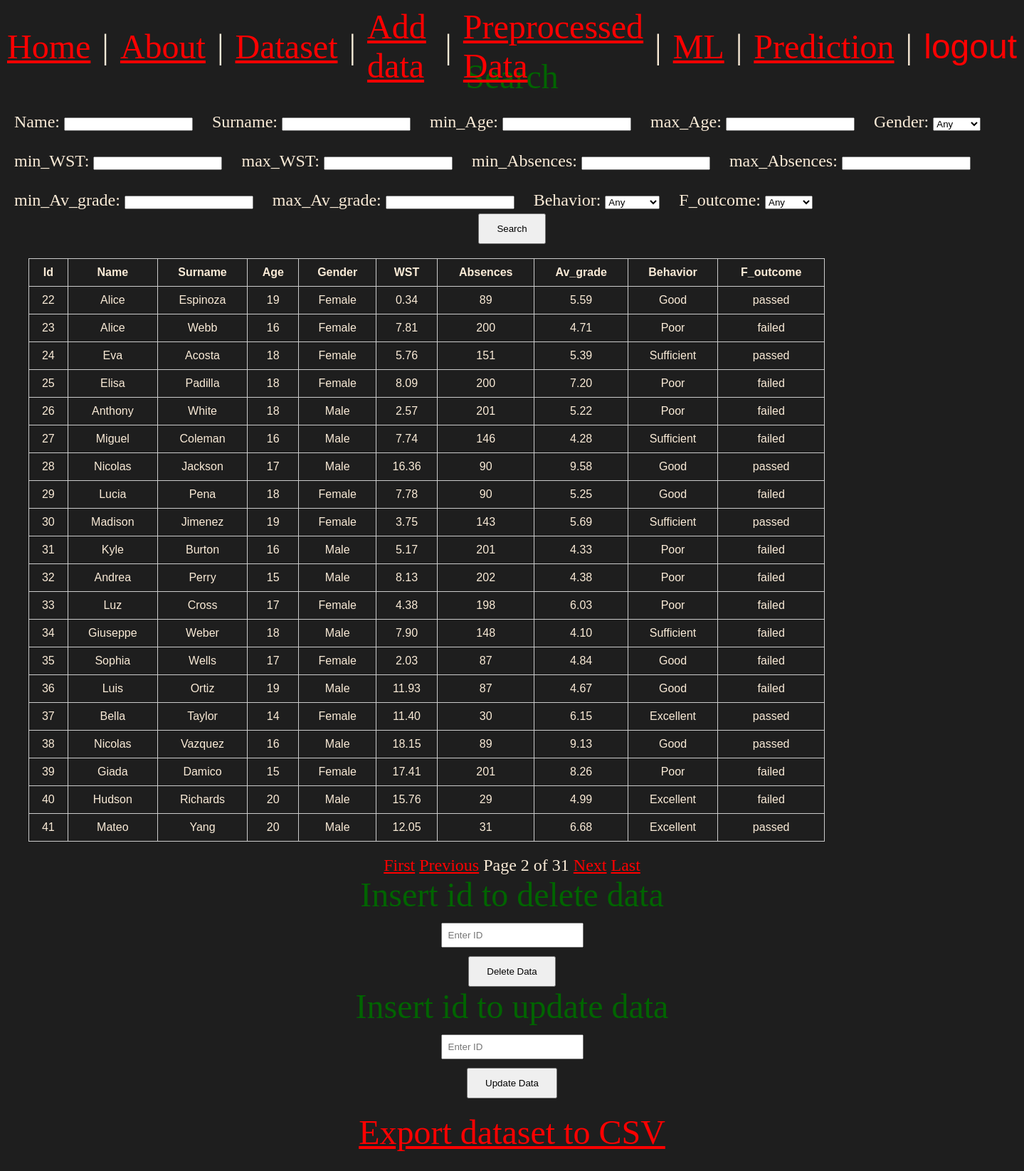
The page /dataset/dataset/?page=2 (signed in) on the database its author committed.
### dataset/models.py (models this page shows, shortened)
class Data(models.Model):
    user = models.ForeignKey(User, on_delete=models.CASCADE)
    name = models.CharField(max_length = 20)
    surname = models.CharField(max_length = 20)
    age = models.PositiveIntegerField(validators=[MinValueValidator(14),MaxValueValidator(20)])
    gender = models.CharField(choices=[('Male', 'Male'), ('Female', 'Female')])
    weekly_study_time = models.FloatField(validators=[MinValueValidator(0.0)])
    absences = models.PositiveIntegerField(validators=[MaxValueValidator(300)])
    average_grade = models.FloatField(validators=[MinValueValidator(4),MaxValueValidator(10)])
    behavior = models.CharField(choices=[('Excellent', 'Excellent'),
                                                        ('Good', 'Good'),
                                                        ('Sufficient', 'Sufficient'),
                                                        ('Poor', 'Poor')])
    final_outcome =	models.CharField()

### dataset/views.py (the view)
# urls.py: path('dataset/',views.dataset_view, name= 'dataset'),
@login_required(login_url="login")
def dataset_view(request):
    current_user = request.user
    search_data_form = Searchdata_form(request.GET or None)
    data_list = Data.objects.filter(user=current_user).order_by('id')
    if search_data_form.is_valid():
        data_list = search_data(search_data_form,data_list)
    paginator = Paginator(data_list, 20)
    page_number = request.GET.get('page')
    page_obj = paginator.get_page(page_number)
    query_params = request.GET.copy()
    if 'page' in query_params:
        del query_params['page']
    query_string = query_params.urlencode()
    return render(request, 'dataset/dataset.html', {
                                                    'search_data_form': search_data_form,
                                                    'page_obj': page_obj,
                                                    'query_string': query_string,}
                )

### dataset/templates/dataset/dataset.html (shortened to what this page needs)
{% extends 'layout.html' %}
{% load static %}
{% block content %}
    {% include 'partials/search_data.html' with form=search_data_form %}
    {% include 'partials/table_data.html' %}
    {% include 'partials/delete_data.html' %}
    {% include 'partials/update_data.html' %}
    {% include 'partials/export_csv.html' %}
{% endblock content %}

### dataset/templates/partials/table_data.html
<div class="data_container">
    <table>
        <thead>
            <tr>
                <th>Id</th>
                <th>Name</th>
                <th>Surname</th>
                <th>Age</th>
                <th>Gender</th>
                <th>WST</th>
                <th>Absences</th>
                <th>Av_grade</th>
                <th>Behavior</th>
                <th>F_outcome</th>
            </tr>
        </thead>
        <tbody>
            {% for data in page_obj %}
                <tr>{{ data.value|floatformat:2 }}
                    <td>{{ data.id }}</td>
                    <td>{{ data.name }}</td>
                    <td>{{ data.surname }}</td>
                    <td>{{ data.age }}</td>
                    <td>{{ data.gender }}</td>
                    <td>{{ data.weekly_study_time|floatformat:2 }}</td>
                    <td>{{ data.absences }}</td>
                    <td>{{ data.average_grade|floatformat:2 }}</td>
                    <td>{{ data.behavior }}</td>
                    <td>{{ data.final_outcome }}</td>
                </tr>
            {% empty %}
                <tr>
                    <td colspan="3">No data available.</td>
                </tr>
            {% endfor %}
        </tbody>
    </table>
    </div>
    <div style="text-align: center; margin-top: 20px;">
    {% if page_obj.has_previous %}
        <a href="?page=1{% if query_string %}&{{ query_string }}{% endif %}">First</a>
        <a href="?page={{ page_obj.previous_page_number }}{% if query_string %}&{{ query_string }}{% endif %}">Previous</a>
    {% endif %}
    <span>Page {{ page_obj.number }} of {{ page_obj.paginator.num_pages }}</span>
    {% if page_obj.has_next %}
        <a href="?page={{ page_obj.next_page_number }}{% if query_string %}&{{ query_string }}{% endif %}">Next</a>
        <a href="?page={{ page_obj.paginator.num_pages }}{% if query_string %}&{{ query_string }}{% endif %}">Last</a>
    {% endif %}
    </div>

### static/css/style.css (style rules this page uses)
* { margin: 0; padding: 0; box-sizing: border-box; }
body { min-height: 100vh; display: grid; place-content: center; font-size: 3rem; background-color: rgb(30, 30, 30); color: antiquewhite; }
h1, p { text-align: center; }
a { color: red; }
div { font-size: 1.5rem; }
.data_container { text-align: left; margin-left: 0 !important; justify-self: start; width: 100%; }
table { width: 80%; margin-left: 20px; border-collapse: collapse; font-family: Arial, sans-serif; font-size: 1rem; }
table th, table td { border: 1px solid #ccc; padding: 10px; text-align: center; }
table th { font-weight: bold; }
.in_line_form p { font-size: 1.5rem; display: inline-block; margin-right: 15px; }

### rows shown on the page
Data: id "22", name "Alice", surname "Espinoza", age "19", gender "Female", weekly_study_time "0.34", absences "89", average_grade "5.59", behavior "Good", final_outcome "passed"
Data: id "23", name "Alice", surname "Webb", age "16", gender "Female", weekly_study_time "7.81", absences "200", average_grade "4.71", behavior "Poor", final_outcome "failed"
Data: id "24", name "Eva", surname "Acosta", age "18", gender "Female", weekly_study_time "5.76", absences "151", average_grade "5.39", behavior "Sufficient", final_outcome "passed"
Data: id "25", name "Elisa", surname "Padilla", age "18", gender "Female", weekly_study_time "8.09", absences "200", average_grade "7.20", behavior "Poor", final_outcome "failed"
Data: id "26", name "Anthony", surname "White", age "18", gender "Male", weekly_study_time "2.57", absences "201", average_grade "5.22", behavior "Poor", final_outcome "failed"
Data: id "27", name "Miguel", surname "Coleman", age "16", gender "Male", weekly_study_time "7.74", absences "146", average_grade "4.28", behavior "Sufficient", final_outcome "failed"
Data: id "28", name "Nicolas", surname "Jackson", age "17", gender "Male", weekly_study_time "16.36", absences "90", average_grade "9.58", behavior "Good", final_outcome "passed"
Data: id "29", name "Lucia", surname "Pena", age "18", gender "Female", weekly_study_time "7.78", absences "90", average_grade "5.25", behavior "Good", final_outcome "failed"
Data: id "30", name "Madison", surname "Jimenez", age "19", gender "Female", weekly_study_time "3.75", absences "143", average_grade "5.69", behavior "Sufficient", final_outcome "passed"
Data: id "31", name "Kyle", surname "Burton", age "16", gender "Male", weekly_study_time "5.17", absences "201", average_grade "4.33", behavior "Poor", final_outcome "failed"
Data: id "32", name "Andrea", surname "Perry", age "15", gender "Male", weekly_study_time "8.13", absences "202", average_grade "4.38", behavior "Poor", final_outcome "failed"
Data: id "33", name "Luz", surname "Cross", age "17", gender "Female", weekly_study_time "4.38", absences "198", average_grade "6.03", behavior "Poor", final_outcome "failed"
Data: id "34", name "Giuseppe", surname "Weber", age "18", gender "Male", weekly_study_time "7.90", absences "148", average_grade "4.10", behavior "Sufficient", final_outcome "failed"
Data: id "35", name "Sophia", surname "Wells", age "17", gender "Female", weekly_study_time "2.03", absences "87", average_grade "4.84", behavior "Good", final_outcome "failed"
Data: id "36", name "Luis", surname "Ortiz", age "19", gender "Male", weekly_study_time "11.93", absences "87", average_grade "4.67", behavior "Good", final_outcome "failed"
Data: id "37", name "Bella", surname "Taylor", age "14", gender "Female", weekly_study_time "11.40", absences "30", average_grade "6.15", behavior "Excellent", final_outcome "passed"
Data: id "38", name "Nicolas", surname "Vazquez", age "16", gender "Male", weekly_study_time "18.15", absences "89", average_grade "9.13", behavior "Good", final_outcome "passed"
Data: id "39", name "Giada", surname "Damico", age "15", gender "Female", weekly_study_time "17.41", absences "201", average_grade "8.26", behavior "Poor", final_outcome "failed"
Data: id "40", name "Hudson", surname "Richards", age "20", gender "Male", weekly_study_time "15.76", absences "29", average_grade "4.99", behavior "Excellent", final_outcome "failed"
Data: id "41", name "Mateo", surname "Yang", age "20", gender "Male", weekly_study_time "12.05", absences "31", average_grade "6.68", behavior "Excellent", final_outcome "passed"

### other values the page prints
{{ page_obj.number }} "2"
{{ page_obj.paginator.num_pages }} "31"
